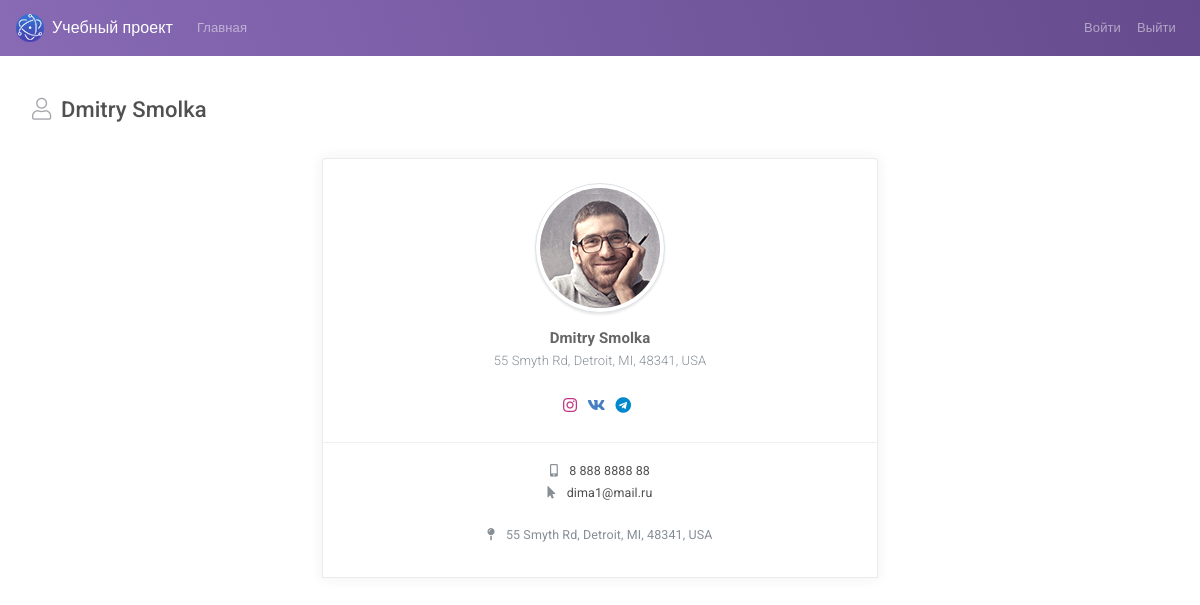
/page_profile.php?id=33 (signed in), run on the app's committed database.
### tables this page shows
CREATE TABLE `users` (
  `id` int(11) NOT NULL,
  `email` varchar(255) NOT NULL,
  `role` varchar(255) NOT NULL DEFAULT 'user',
  `password` varchar(255) NOT NULL,
  `username` varchar(255) NOT NULL,
  `job_title` varchar(255) NOT NULL,
  `status_id` int(11) DEFAULT NULL,
  `image` varchar(255) NOT NULL,
  `phone` varchar(255) NOT NULL,
  `address` varchar(255) NOT NULL,
  `vk` varchar(255) NOT NULL,
  `telegram` varchar(255) NOT NULL,
  `instagram` varchar(255) NOT NULL
);

### functions/register.php (called while the page is built, shortened)
<?php
function getUserById($id){
    $pdo = dbConnect();
    $sql = "SELECT * FROM users WHERE id = :id";
    $statement = $pdo->prepare($sql);
    $statement->execute([
        "id" => $id
    ]);
    $result = $statement->fetch(PDO::FETCH_ASSOC);
    return $result;
}

### page_profile.php (the view, shortened to what this page needs)
<?php
require_once 'functions/register.php';
$user = getUserById($_GET['id']);
?>
<!DOCTYPE html>
<html lang="en">
<head>
    <link id="vendorsbundle" rel="stylesheet" media="screen, print" href="css/vendors.bundle.css">
    <link id="appbundle" rel="stylesheet" media="screen, print" href="css/app.bundle.css">
    <link id="myskin" rel="stylesheet" media="screen, print" href="css/skins/skin-master.css">
    <link rel="stylesheet" media="screen, print" href="css/fa-solid.css">
    <link rel="stylesheet" media="screen, print" href="css/fa-brands.css">
    <link rel="stylesheet" media="screen, print" href="css/fa-regular.css">
</head>
    <body class="mod-bg-1 mod-nav-link">
        <nav class="navbar navbar-expand-lg navbar-dark bg-primary bg-primary-gradient">
            <a class="navbar-brand d-flex align-items-center fw-500" href="users.php"><img alt="logo" class="d-inline-block align-top mr-2" src="img/logo.png"> Учебный проект</a>
            <div class="collapse navbar-collapse" id="navbarColor02">
                <ul class="navbar-nav mr-auto">
                    <li class="nav-item ">
                        <a class="nav-link" href="users.php">Главная</a>
                    </li>
                </ul>
                <ul class="navbar-nav ml-auto">
                    <li class="nav-item">
                        <a class="nav-link" href="page_login.php">Войти</a>
                    </li>
                    <li class="nav-item">
                        <a class="nav-link" href="controllers/logout.php">Выйти</a>
                    </li>
                </ul>
            </div>
        </nav>
        <main id="js-page-content" role="main" class="page-content mt-3">
            <div class="subheader">
                <h1 class="subheader-title">
                    <i class='subheader-icon fal fa-user'></i> <?=$user['username'];?>
                </h1>
            </div>
            <div class="row">
              <div class="col-lg-6 col-xl-6 m-auto">
                    <div class="card mb-g rounded-top">
                        <div class="row no-gutters row-grid">
                            <div class="col-12">
                                <div class="d-flex flex-column align-items-center justify-content-center p-4">
                                    <img src="<?=$user['image']?>" class="rounded-circle shadow-2 img-thumbnail" alt="">
                                    <h5 class="mb-0 fw-700 text-center mt-3">
                                    <?=$user['username']?>
                                        <small class="text-muted mb-0"><?=$user['address']?></small>
                                    </h5>
                                    <div class="mt-4 text-center demo">
                                        <a href="javascript:void(0);" class="fs-xl" style="color:#C13584">
                                            <i class="fab fa-instagram"></i>
                                        </a>
                                        <a href="javascript:void(0);" class="fs-xl" style="color:#4680C2">
                                            <i class="fab fa-vk"></i>
                                        </a>
                                        <a href="javascript:void(0);" class="fs-xl" style="color:#0088cc">
                                            <i class="fab fa-telegram"></i>
                                        </a>
                                    </div>
                                </div>
                            </div>
                            <div class="col-12">
                                <div class="p-3 text-center">
                                    <a href="tel:+13174562564" class="mt-1 d-block fs-sm fw-400 text-dark">
                                        <i class="fas fa-mobile-alt text-muted mr-2"></i> <?=$user['phone']?></a>
                                    <a href="mailto:oliver.kopyov@marlin.ru" class="mt-1 d-block fs-sm fw-400 text-dark">
                                        <i class="fas fa-mouse-pointer text-muted mr-2"></i> <?=$user['email']?></a>
                                    <address class="fs-sm fw-400 mt-4 text-muted">
                                        <i class="fas fa-map-pin mr-2"></i> <?=$user['address']?>
                                    </address>
                                </div>
                            </div>
                        </div>
                    </div>
               </div>
            </div>
        </main>
    </body>
</html>

### css/fa-solid.css (style rules this page uses)
.fa,.fas { font-family:'Font Awesome 5 Pro';font-weight:900 }

### css/fa-brands.css (style rules this page uses)
.fab { font-family:'Font Awesome 5 Brands';font-weight:400 }

### data on the page
users: username "Dmitry Smolka", image (picture), address "55 Smyth Rd, Detroit, MI, 48341, USA", phone "8 888 8888 88", email "dima1@mail.ru"
